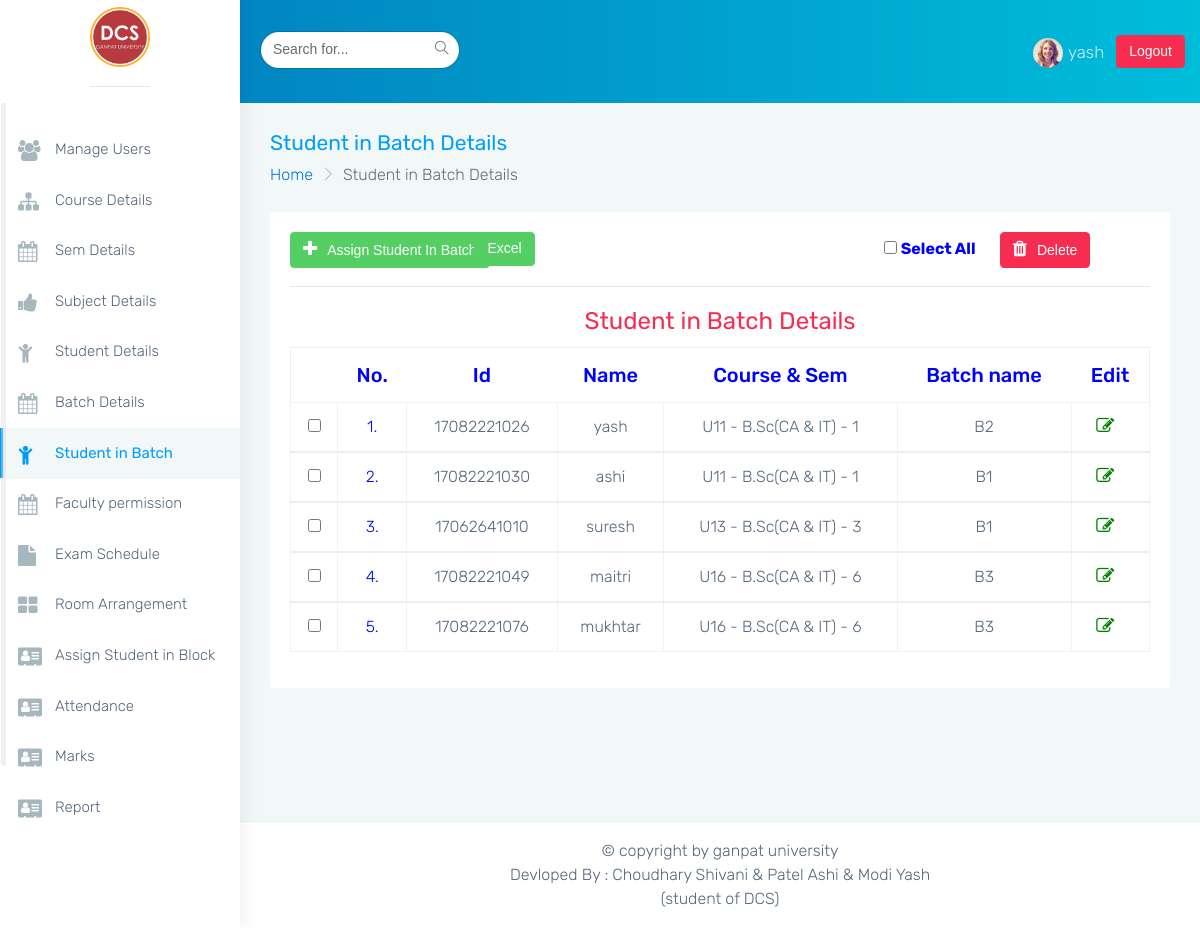
Screenshot of /admin/assign_student_in_batch.php (signed in) with the database file from the repository.
### tables this page shows
CREATE TABLE `faculty` (
  `f_id` int(255) NOT NULL,
  `f_code` varchar(20) NOT NULL,
  `f_name` varchar(50) NOT NULL,
  `f_password` varchar(30) NOT NULL,
  `f_type` varchar(10) NOT NULL,
  `f_jod` date NOT NULL,
  `f_post` varchar(50) NOT NULL,
  `f_mail` varchar(50) NOT NULL,
  `f_mobile` varchar(13) NOT NULL
);

CREATE TABLE `assign_student_in_batch` (
  `ass_stud_b_id` int(255) NOT NULL,
  `batch_id` int(255) NOT NULL,
  `stud_id` int(255) NOT NULL
);

CREATE TABLE `student` (
  `stud_id` int(255) NOT NULL,
  `stud_code` varchar(13) NOT NULL,
  `stud_name` varchar(50) NOT NULL,
  `sem_id` int(255) NOT NULL,
  `stud_mobile` varchar(13) NOT NULL,
  `stud_mail` varchar(50) NOT NULL,
  `stud_status` tinyint(1) NOT NULL
);

CREATE TABLE `semester` (
  `sem_id` int(255) NOT NULL,
  `course_id` int(255) NOT NULL,
  `sem_code` varchar(20) NOT NULL,
  `sem_type` varchar(4) NOT NULL
);

CREATE TABLE `course` (
  `course_id` int(255) NOT NULL,
  `course_code` varchar(20) NOT NULL,
  `course_name` varchar(50) NOT NULL,
  `course_type` varchar(2) NOT NULL
);

CREATE TABLE `batch` (
  `batch_id` int(255) NOT NULL,
  `batch_name` varchar(20) NOT NULL
);

### admin/assign_student_in_batch.php (the view, shortened to what this page needs)
<?php
	$s = $_SESSION["user"];
	if($s == TRUE)
	{
?>
<!DOCTYPE html>
<html lang="en">
<head>
    <link href="../assets/plugins/bootstrap/css/bootstrap.min.css" rel="stylesheet">
    <link href="css/style.css" rel="stylesheet">
    <link href="css/colors/blue.css" id="theme" rel="stylesheet">
</head>
<body class="fix-header card-no-border">
    <div id="main-wrapper">
        <header class="topbar">
            <nav class="navbar top-navbar navbar-toggleable-sm navbar-light">
                <div class="navbar-header">
                    <a class="navbar-brand" href="main.php">
                        <b>
                            <img src="../image/dcs1.jpg" height="60px" width="60px" alt="homepage"  />
                        </b>
                        <hr>
                    </a>
                </div>
                <div class="navbar-collapse">
                    <ul class="navbar-nav mr-auto mt-md-0 ">
                        <li class="nav-item hidden-sm-down">
                             <form class="app-search p-l-20" action="assign_student_in_batch_search.php" method = "post">
                                <input type="text" class="form-control" placeholder="Search for..." name="find"><a class="srh-btn"><i class="ti-search m-r-10"></i></a>
                            </form>
                        </li>
                    </ul>
                     <?php include_once '../admin/logdetail.php';?>
                </div>
            </nav>
        </header>
			<?php include 'navigation.php';?>
        <div class="page-wrapper">
            <div class="container-fluid">
                <div class="row page-titles">
                    <div class="col-md-6 col-8 align-self-center">
                        <h3 class="text-themecolor m-b-0 m-t-0">Student in Batch Details</h3>
                        <ol class="breadcrumb">
                            <li class="breadcrumb-item"><a href="main.php">Home</a></li>
                            <li class="breadcrumb-item active">Student in Batch Details</li>
                        </ol>
                    </div>
                </div>
                <div class="row">
                    <div class="col-12">
                        <div class="card">
                             <div class="card-block">
                                <div class="row">
									<div class="col-md-2">
										<a href="assign_student_in_batch_add.php"><button class="btn btn-success"><i class="fa fa-plus m-r-10" style="font-size:18px;text-align:center" aria-hidden="true"></i>Assign Student In Batch </button></a>
									</div>
									<div class="col-md-6">
										<form action="excel/all_game_excel.php" method="post">
											<input type="submit" name="export_excel" class="btn btn-success" value="Excel">
										</form>
                                        </div>
                                        <form action="assign_student_in_batch_checkbox.php" method="post">
                                             <input type="checkbox" id="checkAl" ><b><b style="color:blue;"> Select All</b></b>
                                             <button type="submit" class="btn btn-danger" name="delete" ><i class="fa fa-trash m-r-10" style="font-size:18px" aria-hidden="true"></i>Delete</button>
									<div class="col-md-2"></div>
                                            </div>
								<div class="row">
									<div class="col-md-12"></div>
								</div>
								<div class="row">
									<div class="col-md-12">
									<hr>
                                        <h2 class="text-danger text-center">Student in Batch Details</h2>
										<table class="table table-bordered" style="text-align:center;">
											<thead>
												<tr style="color:blue;font-size:20px;">
                                                    <th></th>
                                                    <th style="text-align:center;">No.</th>
													<th style="text-align:center;">Id</th>
													<th style="text-align:center;">Name</th>
													<th style="text-align:center;">Course & Sem</th>
													<th style="text-align:center;">Batch name</th>
                                                    <th style="text-align:center;">Edit</th>
												</tr>
											</thead>
												<?php
                                                        include '../admin/connection.php';
														$sql = "select assign_student_in_batch.ass_stud_b_id,student.stud_code,student.stud_name,semester.sem_code,course.course_name,batch.batch_name from assign_student_in_batch inner join student on student.stud_id=assign_student_in_batch.stud_id inner join semester on semester.sem_id=student.sem_id inner join course on semester.course_id=course.course_id join batch on batch.batch_id=assign_student_in_batch.batch_id where student.stud_status=1 order by course.course_name,semester.sem_code,student.stud_code;";
														$result = mysqli_query($con,$sql);
                                                        $no = 1;
														while($row=mysqli_fetch_assoc($result))
														{
													?>
											<tbody>
												<tr>
                                                    <td><input type="checkbox" id="checkItem" name="check[]" value="<?php echo $row["ass_stud_b_id"]; ?>"></td>
                                                    <td style="color:blue;"><?php echo $no.".";?></td>
													<td><?php echo $row['stud_code'];?></td>
													<td><?php echo $row['stud_name'];?></td>
													<td>
														<?php echo $row['sem_code']." - ".$row['course_name']." - ".substr($row['sem_code'],2);?></td>
													<td><?php echo $row['batch_name'];?></td>
												    <td><a href="assign_student_in_batch_update.php?id=<?php echo $row['ass_stud_b_id'];?>" style="color:green;text-decoration:none;"><i class="fa fa-edit m-r-10" style="font-size:18px" aria-hidden="true"></i></a></td>
												</tr>
												<?php
                                                            $no++;
													}
												?>
											</tbody>
										</table>
									</div>
								</div>
                            </div>
                        </div>
                    </div>
                </div>
            </div>
				<?php include '../include/footer.php';?>
        </div>
    </div>
</body>
</html>
<?php
	}
	else
	{
		header('location:index.php');
	}
?>

### admin/logdetail.php
<?php
include '../admin/connection.php';
$qry = "select f_name from faculty where f_code='$s' or f_name='$s' or f_mobile='$s' or f_mail='$s';";
$result = mysqli_query($con,$qry);
while($row=mysqli_fetch_assoc($result))
{
?> <ul class="navbar-nav my-lg-0">
 <li class="nav-item dropdown">
     <a class="nav-link dropdown-toggle text-muted waves-effect waves-dark" href="" data-toggle="dropdown" aria-haspopup="true" aria-expanded="false">
         <img src="../assets/images/users/2.jpg" alt="user" class="profile-pic m-r-5" /><?php echo $row['f_name'];?>
         <a href="../admin/logout.php"><button class="btn btn-danger">Logout</button></a>
     </a>
 </li>
</ul>
<?php } ?>

### admin/navigation.php (shortened to what this page needs)
<aside class="left-sidebar">
            <div class="scroll-sidebar">
                <nav class="sidebar-nav">
                    <ul id="sidebarnav">
                        <li>
                            <a href="../admin/manage_user.php" class="waves-effect"><i class="fa fa-users m-r-10" aria-hidden="true"></i>Manage Users</a>
                        </li>
						<li>
                            <a href="../admin/course_details.php" class="waves-effect"><i class="fa fa-sitemap m-r-10" aria-hidden="true"></i>Course Details</a>
                        </li>
                        <li>
                            <a href="../admin/sem_details.php" class="waves-effect"><i class="fa fa-calendar m-r-10" aria-hidden="true"></i>Sem Details</a>
                        </li>
                        <li>
                            <a href="../admin/subject_details.php" class="waves-effect"><i class="fa fa-thumbs-up m-r-10" aria-hidden="true"></i>Subject Details</a>
                        </li>
                        <li>
                            <a href="../admin/student_details.php" class="waves-effect"><i class="fa fa-child m-r-10" aria-hidden="true"></i>Student Details</a>
                        </li>
                        <li>
                            <a href="../admin/batch_details.php" class="waves-effect"><i class="fa fa-calendar m-r-10" aria-hidden="true"></i>Batch Details</a>
                        </li>
                        <li>
                            <a href="../admin/assign_student_in_batch.php" class="waves-effect"><i class="fa fa-child m-r-10" aria-hidden="true"></i>Student in Batch</a>
                        </li>
                        <li>
                            <a href="../admin/faculty_permission.php" class="waves-effect"><i class="fa fa-calendar m-r-10" aria-hidden="true"></i>Faculty permission</a>
                        </li>
                         <li>
                            <a href="examination_schedule.php" class="waves-effect"><i class="fa fa-file m-r-10" aria-hidden="true"></i>Exam Schedule</a>
                        </li>
                        <li>
                            <a href="room_arrangement.php" class="waves-effect"><i class="fa fa-th-large m-r-10" aria-hidden="true"></i>Room Arrangement</a>
                        </li>
						<li>
                            <a href="assign_block.php" class="waves-effect"><i class="fa fa-address-card m-r-10" aria-hidden="true"></i>Assign Student in Block</a>
                        </li>
                        <li>
                            <a href="repdort.php" class="waves-effect"><i class="fa fa-address-card m-r-10" aria-hidden="true"></i>Attendance</a>
                        </li>
                        <li>
                            <a href="repocrt.php" class="waves-effect"><i class="fa fa-address-card m-r-10" aria-hidden="true"></i>Marks</a>
                        </li>
                        <li>
                            <a href="report.php" class="waves-effect"><i class="fa fa-address-card m-r-10" aria-hidden="true"></i>Report</a>
                        </li>
                    </ul>
                </nav>
            </div>
        </aside>

### include/footer.php
<footer class="footer text-center">
                © copyright by ganpat university<br>
				Devloped By : Choudhary Shivani & Patel Ashi & Modi Yash<br>
				  (student of DCS)
</footer>

### admin/css/colors/blue.css (style rules this page uses)
.topbar { background: #009efb; background: -moz-linear-gradient(left, #0178bc 0%, #00bdda 100%); background: -webkit-linear-gradient(left, #0178bc 0%, #00bdda 100%); background: linear-gradient(to right, #0178bc 0%, #00bdda 100%); }
.topbar .navbar-header { background: #ffffff; box-shadow: 4px -4px 10px rgba(0, 0, 0, 0.05); }
.topbar .navbar-light .navbar-nav .nav-item > a.nav-link { color: rgba(255, 255, 255, 0.8) !important; }
.text-themecolor { color: #009efb !important; }
.sidebar-nav { background: #fff; }
.sidebar-nav ul li a { color: #54667a; }
.sidebar-nav ul li a.active, .sidebar-nav ul li a:hover { color: #009efb; }
.sidebar-nav ul li a.active { color: #263238; }
.sidebar-nav > ul > li.active > a { border-left: 3px solid #009efb; color: #009efb; }
.sidebar-nav > ul > li.active > a i { color: #009efb; }
.sidebar-nav > ul > li > a { border-left: 3px solid #fff; }
.sidebar-nav > ul > li > a.active, .sidebar-nav > ul > li > a:hover { border-left: 3px solid #009efb; }
.sidebar-nav > ul > li > a.active i, .sidebar-nav > ul > li > a:hover i { color: #009efb; }
.sidebar-nav > ul > li > a i { color: #a6b7bf; }
.sidebar-nav > ul > li > a.active { font-weight: 400; background: #ffffff; color: #009efb; }

### rows the page displays
faculty: f_name "yash"
assign_student_in_batch: stud.stud_code "17082221026", stud.stud_name "yash", semester.sem_code "U11", course.course_name "B.Sc(CA & IT)", semester.sem_code "1", batch.batch_name "B2"
assign_student_in_batch: stud.stud_code "17082221030", stud.stud_name "ashi", semester.sem_code "U11", course.course_name "B.Sc(CA & IT)", semester.sem_code "1", batch.batch_name "B1"
assign_student_in_batch: stud.stud_code "17062641010", stud.stud_name "suresh", semester.sem_code "U13", course.course_name "B.Sc(CA & IT)", semester.sem_code "3", batch.batch_name "B1"
assign_student_in_batch: stud.stud_code "17082221049", stud.stud_name "maitri", semester.sem_code "U16", course.course_name "B.Sc(CA & IT)", semester.sem_code "6", batch.batch_name "B3"
assign_student_in_batch: stud.stud_code "17082221076", stud.stud_name "mukhtar", semester.sem_code "U16", course.course_name "B.Sc(CA & IT)", semester.sem_code "6", batch.batch_name "B3"
